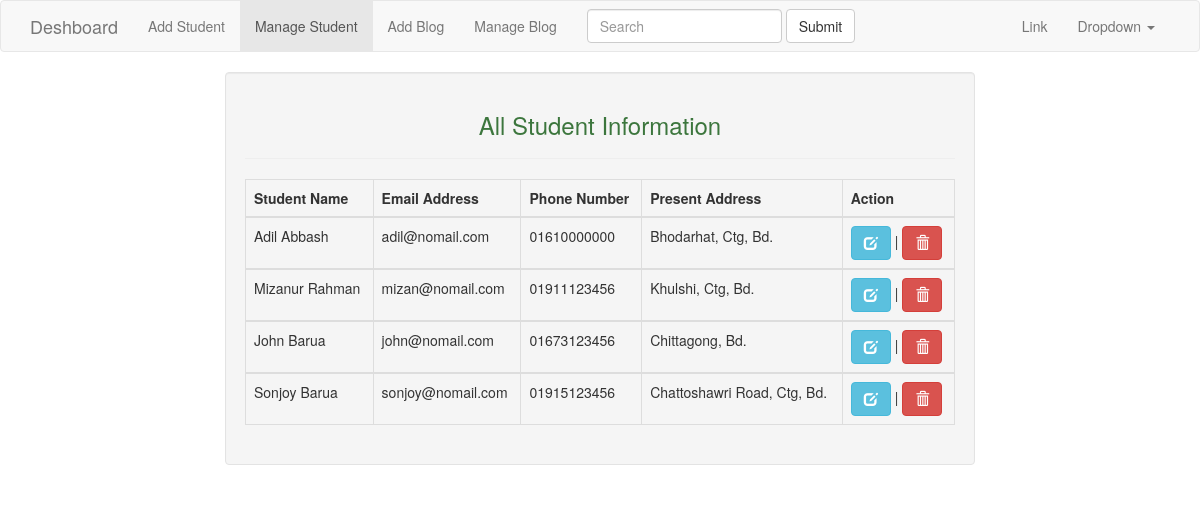
Page /manage_student.php on the committed database.
### tables this page shows
CREATE TABLE `tbl_student` (
  `student_id` int(5) NOT NULL,
  `student_name` varchar(100) NOT NULL,
  `email_address` varchar(100) NOT NULL,
  `phone_number` varchar(30) NOT NULL,
  `address` text NOT NULL
);

### process_file/student_function_process.php (called while the page is built, shortened)
<?php
	function db_connection() {
		$host_name = 'localhost';
		$user_name = 'root';
		$password  = '';
		$db_name   = 'db_php_stdnt_info';
		$conn = mysqli_connect($host_name, $user_name, $password, $db_name);
		return $conn;
	}
	function select_all_student_info() {
		$conn = db_connection();
		$query = "SELECT * FROM tbl_student ORDER BY student_id DESC";
		if(mysqli_query($conn, $query)) {
		  $result = mysqli_query($conn, $query);
		  return $result;
		}
		else {
		  die("Sql Query problem :" . mysqli_error($conn));
		}
	}
 ?>

### manage_student.php (the view, shortened to what this page needs)
<?php
    require_once 'process_file/student_function_process.php';
    $result = select_all_student_info();
 ?>
<!DOCTYPE html>
<html lang="en">
  <head>
    <link href="css/bootstrap.min.css" rel="stylesheet">
  </head>
  <body>
    <nav class="navbar navbar-default">
      <div class="container">
        <div class="navbar-header">
          <a class="navbar-brand" href="index.php">Deshboard</a>
        </div>
        <div class="collapse navbar-collapse" id="bs-example-navbar-collapse-1">
          <ul class="nav navbar-nav">
            <li><a href="add_student.php">Add Student</a></li>
            <li class="active"><a href="manage_student.php">Manage Student</a></li>
            <li><a href="add_block.php">Add Blog</a></li>
            <li><a href="manage_blog.php">Manage Blog</a></li>
          </ul>
          <form class="navbar-form navbar-left">
            <div class="form-group">
              <input type="text" class="form-control" placeholder="Search">
            </div>
            <button type="submit" class="btn btn-default">Submit</button>
          </form>
          <ul class="nav navbar-nav navbar-right">
            <li><a href="#">Link</a></li>
            <li class="dropdown">
              <a href="#" class="dropdown-toggle" data-toggle="dropdown" role="button" aria-haspopup="true" aria-expanded="false">Dropdown <span class="caret"></span></a>
            </li>
          </ul>
        </div>
      </div>
    </nav>
    <div class="container">
      <div class="row">
        <div class="col-sm-offset-2 col-sm-8">
          <div class="well">
            <h3 class="text-center text-success">All Student Information</h3>
            <hr/>
              <table class="table table-bordered">
                <thead>
                  <tr class="text-center">
                    <th>Student Name</th>
                    <th>Email Address</th>
                    <th>Phone Number</th>
                    <th>Present Address</th>
                    <th>Action</th>
                  </tr>
                </thead>
                <?php while ($student_info = mysqli_fetch_assoc($result)) { ?>
                <tbody>
                  <tr>
                    <td><?= $student_info['student_name']; ?></td>
                    <td><?= $student_info['email_address']; ?></td>
                    <td><?= $student_info['phone_number']; ?></td>
                    <td><?= $student_info['address'] ?></td>
                    <td><a href="process_file/edit_process.php?student_id=<?= $student_info['student_id'];?>" class="btn btn-info"><span class="glyphicon glyphicon-edit"></span></a> | <a href="?status=delete&student_id=<?= $student_info['student_id'];?>" class="btn btn-danger"><span  class="glyphicon glyphicon-trash"></span></a></td>
                  </tr>
                </tbody>
                <?php } ?>
              </table>
          </div>
        </div>
      </div>
    </div>
  </body>
</html>

### rows in the picture
tbl_student: student_name "Adil Abbash", email_address "adil@nomail.com", phone_number "01610000000", address "Bhodarhat, Ctg, Bd."
tbl_student: student_name "Mizanur Rahman", email_address "mizan@nomail.com", phone_number "01911123456", address "Khulshi, Ctg, Bd."
tbl_student: student_name "John Barua", email_address "john@nomail.com", phone_number "01673123456", address "Chittagong, Bd."
tbl_student: student_name "Sonjoy Barua", email_address "sonjoy@nomail.com", phone_number "01915123456", address "Chattoshawri Road, Ctg, Bd."
